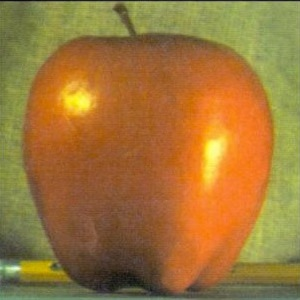
#> input picture data/apple.jpeg, 300 x 300 px
$ python -i utils.py   (imports and definitions only)   (older library calls are emulated)
#> lines starting #> are read from the running program, lines starting #| are printed output that depends on the picture
import numpy as np
import skimage.io as skio
import cv2
from scipy.signal import convolve2d
import math
import numpy as np
import matplotlib.pyplot as plt
import skimage.transform as sktr
from skimage import color

# ========== Parameters ============
DEFAULT_GAUSSIAN_KSIZE = 5
DEFAULT_GAUSSIAN_SD = 1
DEFAULT_GRADIENT_THRESHOLD = 0.3

# ========== Helper functions ============

# Normalize and save images, automatically accounting for grayscale or RGB
def save_image(image, filename):
    if len(image.shape) == 2:  # Grayscale image
        if image.dtype == bool:
            image_uint8 = image.astype(np.uint8) * 255
        else:
            image_normalized = (image - np.min(image)) / (np.max(image) - np.min(image))
            image_uint8 = (image_normalized * 255).astype(np.uint8)
    elif len(image.shape) == 3:  # RGB image
        image_normalized = (image - np.min(image)) / (np.max(image) - np.min(image))
        image_uint8 = (image_normalized * 255).astype(np.uint8)
    skio.imsave(f'../images/{filename}.jpg', image_uint8)

# Apply a gaussian low pass filter over an image
# [30 lines left out: functions gaussian_blur, gradient_edge, not called in this run]

# Optimized version of gaussian_blur + gradient_edge that uses a single convolution with
# derivative of gaussian filters
def gradient_edge_fast(image, ksize=DEFAULT_GAUSSIAN_KSIZE, sigma=DEFAULT_GAUSSIAN_SD, threshold=DEFAULT_GRADIENT_THRESHOLD):
    # X and Y gaussian derivatives
    gaussian_1d = cv2.getGaussianKernel(ksize, sigma)
    gaussian_2d = np.outer(gaussian_1d, gaussian_1d.T)
    D_x = np.array([[1, -1]])
    D_y = np.array([[1], [-1]])
    DoG_x = convolve2d(gaussian_2d, D_x)
    DoG_y = convolve2d(gaussian_2d, D_y)
    x_gaussian_derivative = convolve2d(image, DoG_x, mode='same')
    y_gaussian_derivative = convolve2d(image, DoG_y, mode='same')

    # Gradient magnitude image
    gradient_magnitude = np.sqrt(x_gaussian_derivative**2 + y_gaussian_derivative**2)
    save_image(gradient_magnitude, 'cameraman:dog')

    # Binarize the gradient magnitude image
    edge_image = gradient_magnitude >= threshold
    return edge_image

# Sharpen the image using unsharp mask technique
# [160 lines left out: functions sharpen, sharpen_fast, create_identity_filter, hybrid, multi_resolution_blend, get_points and 7 more, not called in this run]

>>> import cv2
>>> picture = cv2.imread('../data/apple.jpeg', cv2.IMREAD_GRAYSCALE)
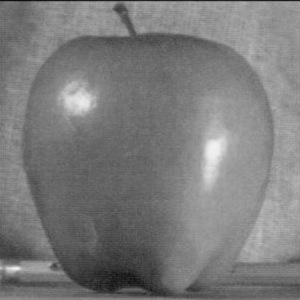
#> picture: shape (300, 300); min 11, max 242, mean 123.3
>>> result = gradient_edge_fast(picture)
#> in gradient_edge_fast, `x_gaussian_derivative = convolve2d(image, DoG_x, mode='same')`:
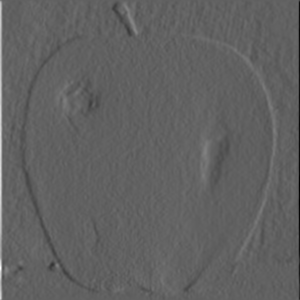
#> x_gaussian_derivative: shape (300, 300) float64; min -43.58, max 70.46, mean 0.2; drawn with min black and max white
#> in gradient_edge_fast, `y_gaussian_derivative = convolve2d(image, DoG_y, mode='same')`:
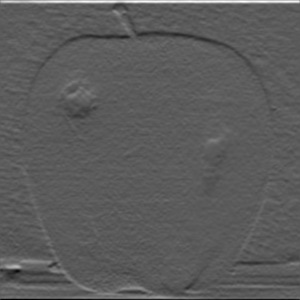
#> y_gaussian_derivative: shape (300, 300) float64; min -32.24, max 57.35, mean 0.2; drawn with min black and max white
#> in gradient_edge_fast, `gradient_magnitude = np.sqrt(x_gaussian_derivative**2 + y_gaussian_der..`:
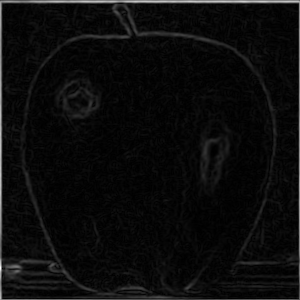
#> gradient_magnitude: shape (300, 300) float64; min 0.00755, max 70.56, mean 3.4; drawn with min black and max white
#> in gradient_edge_fast, `edge_image = gradient_magnitude >= threshold`:
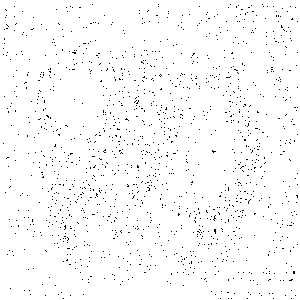
#> edge_image: shape (300, 300) bool; 98% white; black in thin lines or dots
